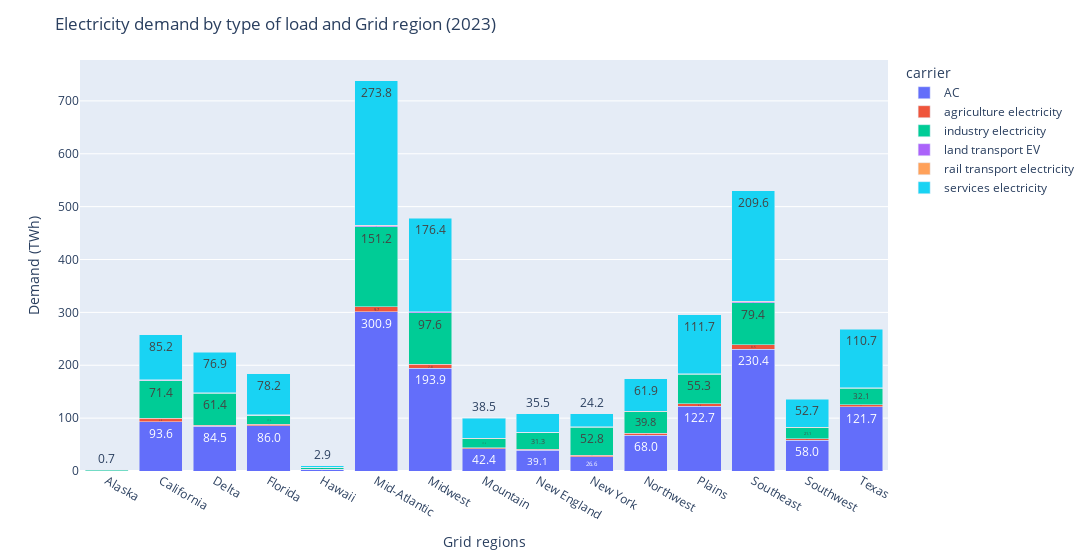
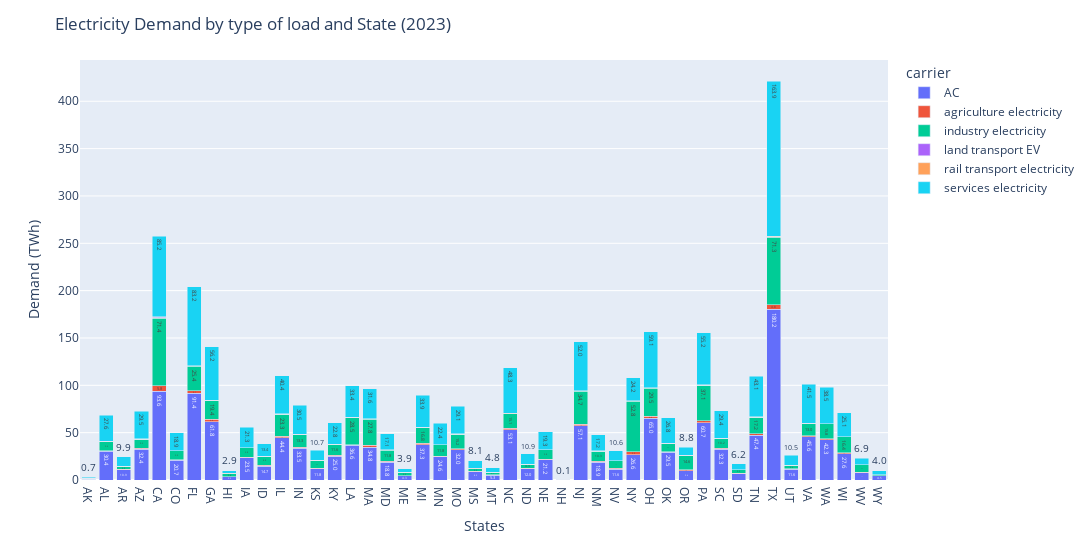

The notebook cell these images were saved under, in order:
### Code cell
fig1 = px.bar(base_demand_grid_region, barmode='stack', text_auto='.1f')
fig1.update_layout(width=1100, yaxis_title='Demand (TWh)', xaxis_title='Grid regions', title='Electricity demand by type of load and Grid region (2023)')
fig1.show()

fig1 = px.bar(base_demand_state, barmode='stack', text_auto='.1f')
fig1.update_layout(width=3000, yaxis_title='Demand (TWh)', xaxis_title='States', title='Electricity Demand by type of load and State (2023)')
fig1.show()

### Figure 1 — Plotly figure (JSON) as saved in the notebook; plotly's stock layout.template omitted (floating-point values rounded to 4 significant figures)
{"data": [{"hovertemplate": "carrier=AC<br>region=%{x}<br>value=%{y}<extra></extra>", "legendgroup": "AC", "marker": {"color": "#636efa", "pattern": {"shape": ""}}, "name": "AC", "orientation": "v", "showlegend": true, "textposition": "auto", "texttemplate": "%{y:.1f}", "type": "bar", "x": ["Alaska", "California", "Delta", "Florida", "Hawaii", "Mid-Atlantic", "Midwest", "Mountain", "New England", "New York", "Northwest", "Plains", "Southeast", "Southwest", "Texas"], "xaxis": "x", "y": [0.79, 93.62, 84.53, 85.99, 3.21, 300.9, 193.9, 42.36, 39.07, 26.61, 67.98, 122.7, 230.4, 57.98, 121.7], "yaxis": "y"}, {"hovertemplate": "carrier=agriculture electricity<br>region=%{x}<br>value=%{y}<extra></extra>", "legendgroup": "agriculture electricity", "marker": {"color": "#EF553B", "pattern": {"shape": ""}}, "name": "agriculture electricity", "orientation": "v", "showlegend": true, "textposition": "auto", "texttemplate": "%{y:.1f}", "type": "bar", "x": ["Alaska", "California", "Delta", "Florida", "Hawaii", "Mid-Atlantic", "Midwest", "Mountain", "New England", "New York", "Northwest", "Plains", "Southeast", "Southwest", "Texas"], "xaxis": "x", "y": [0.06, 5.79, 1.6, 2.16, 0.25, 9.74, 7.75, 1.54, 2.11, 3.49, 3.82, 4.63, 8.52, 2.69, 3.19], "yaxis": "y"}, {"hovertemplate": "carrier=industry electricity<br>region=%{x}<br>value=%{y}<extra></extra>", "legendgroup": "industry electricity", "marker": {"color": "#00cc96", "pattern": {"shape": ""}}, "name": "industry electricity", "orientation": "v", "showlegend": true, "textposition": "auto", "texttemplate": "%{y:.1f}", "type": "bar", "x": ["Alaska", "California", "Delta", "Florida", "Hawaii", "Mid-Atlantic", "Midwest", "Mountain", "New England", "New York", "Northwest", "Plains", "Southeast", "Southwest", "Texas"], "xaxis": "x", "y": [1.1, 71.41, 61.37, 17.36, 3.36, 151.2, 97.61, 17.26, 31.34, 52.82, 39.8, 55.33, 79.41, 21.06, 32.08], "yaxis": "y"}, {"hovertemplate": "carrier=land transport EV<br>region=%{x}<br>value=%{y}<extra></extra>", "legendgroup": "land transport EV", "marker": {"color": "#ab63fa", "pattern": {"shape": ""}}, "name": "land transport EV", "orientation": "v", "showlegend": true, "textposition": "auto", "texttemplate": "%{y:.1f}", "type": "bar", "x": ["Alaska", "California", "Delta", "Florida", "Hawaii", "Mid-Atlantic", "Midwest", "Mountain", "New England", "New York", "Northwest", "Plains", "Southeast", "Southwest", "Texas"], "xaxis": "x", "y": [0.01, 1.1, 0.3, 0.39, 0.05, 1.89, 1.51, 0.3, 0.41, 0.69, 0.73, 0.89, 1.6, 0.52, 0.59], "yaxis": "y"}, {"hovertemplate": "carrier=rail transport electricity<br>region=%{x}<br>value=%{y}<extra></extra>", "legendgroup": "rail transport electricity", "marker": {"color": "#FFA15A", "pattern": {"shape": ""}}, "name": "rail transport electricity", "orientation": "v", "showlegend": true, "textposition": "auto", "texttemplate": "%{y:.1f}", "type": "bar", "x": ["Alaska", "California", "Delta", "Florida", "Hawaii", "Mid-Atlantic", "Midwest", "Mountain", "New England", "New York", "Northwest", "Plains", "Southeast", "Southwest", "Texas"], "xaxis": "x", "y": [0.01, 0.56, 0.15, 0.21, 0.02, 0.95, 0.75, 0.15, 0.21, 0.34, 0.37, 0.44, 0.82, 0.27, 0.31], "yaxis": "y"}, {"hovertemplate": "carrier=services electricity<br>region=%{x}<br>value=%{y}<extra></extra>", "legendgroup": "services electricity", "marker": {"color": "#19d3f3", "pattern": {"shape": ""}}, "name": "services electricity", "orientation": "v", "showlegend": true, "textposition": "auto", "texttemplate": "%{y:.1f}", "type": "bar", "x": ["Alaska", "California", "Delta", "Florida", "Hawaii", "Mid-Atlantic", "Midwest", "Mountain", "New England", "New York", "Northwest", "Plains", "Southeast", "Southwest", "Texas"], "xaxis": "x", "y": [0.71, 85.18, 76.92, 78.24, 2.92, 273.8, 176.4, 38.53, 35.54, 24.21, 61.86, 111.7, 209.6, 52.74, 110.7], "yaxis": "y"}], "layout": {"barmode": "stack", "legend": {"title": {"text": "carrier"}, "tracegroupgap": 0}, "margin": {"t": 60}, "title": {"text": "Electricity demand by type of load and Grid region (2023)"}, "width": 1100, "xaxis": {"anchor": "y", "domain": [0, 1], "title": {"text": "Grid regions"}}, "yaxis": {"anchor": "x", "domain": [0, 1], "title": {"text": "Demand (TWh)"}}}}

### Figure 2 — Plotly figure (JSON) as saved in the notebook; plotly's stock layout.template omitted (floating-point values rounded to 4 significant figures)
{"data": [{"hovertemplate": "carrier=AC<br>region=%{x}<br>value=%{y}<extra></extra>", "legendgroup": "AC", "marker": {"color": "#636efa", "pattern": {"shape": ""}}, "name": "AC", "orientation": "v", "showlegend": true, "textposition": "auto", "texttemplate": "%{y:.1f}", "type": "bar", "x": ["AK", "AL", "AR", "AZ", "CA", "CO", "FL", "GA", "HI", "IA", "ID", "IL", "IN", "KS", "KY", "LA", "MA", "MD", "ME", "MI", "MN", "MO", "MS", "MT", "NC", "ND", "NE", "NH", "NJ", "NM", "NV", "NY", "OH", "OK", "OR", "PA", "SC", "SD", "TN", "TX", "UT", "VA", "WA", "WI", "WV", "WY"], "xaxis": "x", "y": [0.79, 30.35, 10.88, 32.41, 93.62, 20.72, 91.39, 61.79, 3.21, 23.47, 14.73, 44.41, 33.54, 11.78, 25.03, 36.65, 34.75, 18.81, 4.32, 37.28, 24.56, 31.99, 8.91, 5.27, 53.12, 11.97, 21.18, 0.0, 57.11, 18.94, 11.61, 26.61, 64.98, 29.51, 9.63, 60.67, 32.27, 6.83, 47.44, 180.2, 11.58, 45.57, 42.3, 27.56, 7.57, 4.45], "yaxis": "y"}, {"hovertemplate": "carrier=agriculture electricity<br>region=%{x}<br>value=%{y}<extra></extra>", "legendgroup": "agriculture electricity", "marker": {"color": "#EF553B", "pattern": {"shape": ""}}, "name": "agriculture electricity", "orientation": "v", "showlegend": true, "textposition": "auto", "texttemplate": "%{y:.1f}", "type": "bar", "x": ["AK", "AL", "AR", "AZ", "CA", "CO", "FL", "GA", "HI", "IA", "ID", "IL", "IN", "KS", "KY", "LA", "MA", "MD", "ME", "MI", "MN", "MO", "MS", "MT", "NC", "ND", "NE", "NH", "NJ", "NM", "NV", "NY", "OH", "OK", "OR", "PA", "SC", "SD", "TN", "TX", "UT", "VA", "WA", "WI", "WV", "WY"], "xaxis": "x", "y": [0.06, 0.68, 0.25, 1.34, 5.79, 0.88, 3.14, 2.43, 0.25, 0.8, 1.1, 1.57, 1.14, 0.57, 0.99, 0.72, 1.83, 0.92, 0.28, 1.28, 0.79, 1.17, 0.25, 0.18, 1.68, 0.3, 0.78, 0.0, 1.91, 1.1, 0.93, 3.49, 2.32, 0.55, 1.45, 2.09, 1.21, 0.29, 1.54, 4.75, 0.38, 1.02, 1.2, 1.46, 0.42, 0.06], "yaxis": "y"}, {"hovertemplate": "carrier=industry electricity<br>region=%{x}<br>value=%{y}<extra></extra>", "legendgroup": "industry electricity", "marker": {"color": "#00cc96", "pattern": {"shape": ""}}, "name": "industry electricity", "orientation": "v", "showlegend": true, "textposition": "auto", "texttemplate": "%{y:.1f}", "type": "bar", "x": ["AK", "AL", "AR", "AZ", "CA", "CO", "FL", "GA", "HI", "IA", "ID", "IL", "IN", "KS", "KY", "LA", "MA", "MD", "ME", "MI", "MN", "MO", "MS", "MT", "NC", "ND", "NE", "NH", "NJ", "NM", "NV", "NY", "OH", "OK", "OR", "PA", "SC", "SD", "TN", "TX", "UT", "VA", "WA", "WI", "WV", "WY"], "xaxis": "x", "y": [1.1, 9.58, 3.28, 9.18, 71.41, 9.04, 25.4, 19.37, 3.36, 9.76, 8.85, 23.29, 13.29, 8.45, 11.64, 28.53, 27.75, 11.84, 3.52, 16.78, 11.76, 15.17, 2.94, 2.71, 15.05, 4.27, 9.76, 0.07, 34.69, 10.32, 7.61, 52.82, 29.47, 8.43, 14.57, 37.12, 10.18, 3.53, 17.19, 71.26, 3.44, 13.04, 15.82, 16.45, 8.19, 1.25], "yaxis": "y"}, {"hovertemplate": "carrier=land transport EV<br>region=%{x}<br>value=%{y}<extra></extra>", "legendgroup": "land transport EV", "marker": {"color": "#ab63fa", "pattern": {"shape": ""}}, "name": "land transport EV", "orientation": "v", "showlegend": true, "textposition": "auto", "texttemplate": "%{y:.1f}", "type": "bar", "x": ["AK", "AL", "AR", "AZ", "CA", "CO", "FL", "GA", "HI", "IA", "ID", "IL", "IN", "KS", "KY", "LA", "MA", "MD", "ME", "MI", "MN", "MO", "MS", "MT", "NC", "ND", "NE", "NH", "NJ", "NM", "NV", "NY", "OH", "OK", "OR", "PA", "SC", "SD", "TN", "TX", "UT", "VA", "WA", "WI", "WV", "WY"], "xaxis": "x", "y": [0.01, 0.13, 0.05, 0.26, 1.1, 0.18, 0.57, 0.45, 0.05, 0.15, 0.21, 0.31, 0.22, 0.11, 0.19, 0.13, 0.36, 0.18, 0.05, 0.25, 0.16, 0.22, 0.05, 0.03, 0.32, 0.06, 0.16, 0.0, 0.37, 0.21, 0.18, 0.69, 0.46, 0.11, 0.28, 0.4, 0.22, 0.05, 0.3, 0.88, 0.07, 0.19, 0.23, 0.29, 0.08, 0.01], "yaxis": "y"}, {"hovertemplate": "carrier=rail transport electricity<br>region=%{x}<br>value=%{y}<extra></extra>", "legendgroup": "rail transport electricity", "marker": {"color": "#FFA15A", "pattern": {"shape": ""}}, "name": "rail transport electricity", "orientation": "v", "showlegend": true, "textposition": "auto", "texttemplate": "%{y:.1f}", "type": "bar", "x": ["AK", "AL", "AR", "AZ", "CA", "CO", "FL", "GA", "HI", "IA", "ID", "IL", "IN", "KS", "KY", "LA", "MA", "MD", "ME", "MI", "MN", "MO", "MS", "MT", "NC", "ND", "NE", "NH", "NJ", "NM", "NV", "NY", "OH", "OK", "OR", "PA", "SC", "SD", "TN", "TX", "UT", "VA", "WA", "WI", "WV", "WY"], "xaxis": "x", "y": [0.01, 0.07, 0.02, 0.14, 0.56, 0.08, 0.3, 0.23, 0.02, 0.08, 0.1, 0.15, 0.11, 0.05, 0.09, 0.07, 0.18, 0.09, 0.03, 0.12, 0.08, 0.11, 0.02, 0.02, 0.16, 0.04, 0.07, 0.0, 0.19, 0.11, 0.09, 0.34, 0.23, 0.05, 0.14, 0.2, 0.12, 0.03, 0.15, 0.46, 0.04, 0.1, 0.12, 0.14, 0.04, 0.01], "yaxis": "y"}, {"hovertemplate": "carrier=services electricity<br>region=%{x}<br>value=%{y}<extra></extra>", "legendgroup": "services electricity", "marker": {"color": "#19d3f3", "pattern": {"shape": ""}}, "name": "services electricity", "orientation": "v", "showlegend": true, "textposition": "auto", "texttemplate": "%{y:.1f}", "type": "bar", "x": ["AK", "AL", "AR", "AZ", "CA", "CO", "FL", "GA", "HI", "IA", "ID", "IL", "IN", "KS", "KY", "LA", "MA", "MD", "ME", "MI", "MN", "MO", "MS", "MT", "NC", "ND", "NE", "NH", "NJ", "NM", "NV", "NY", "OH", "OK", "OR", "PA", "SC", "SD", "TN", "TX", "UT", "VA", "WA", "WI", "WV", "WY"], "xaxis": "x", "y": [0.71, 27.61, 9.9, 29.48, 85.18, 18.85, 83.15, 56.22, 2.92, 21.35, 13.4, 40.4, 30.51, 10.72, 22.77, 33.35, 31.61, 17.11, 3.93, 33.92, 22.35, 29.11, 8.11, 4.79, 48.32, 10.9, 19.27, 0.0, 51.96, 17.23, 10.56, 24.21, 59.12, 26.84, 8.76, 55.19, 29.36, 6.22, 43.15, 163.9, 10.54, 41.45, 38.5, 25.07, 6.89, 4.04], "yaxis": "y"}], "layout": {"barmode": "stack", "legend": {"title": {"text": "carrier"}, "tracegroupgap": 0}, "margin": {"t": 60}, "title": {"text": "Electricity Demand by type of load and State (2023)"}, "width": 3000, "xaxis": {"anchor": "y", "domain": [0, 1], "title": {"text": "States"}}, "yaxis": {"anchor": "x", "domain": [0, 1], "title": {"text": "Demand (TWh)"}}}}
